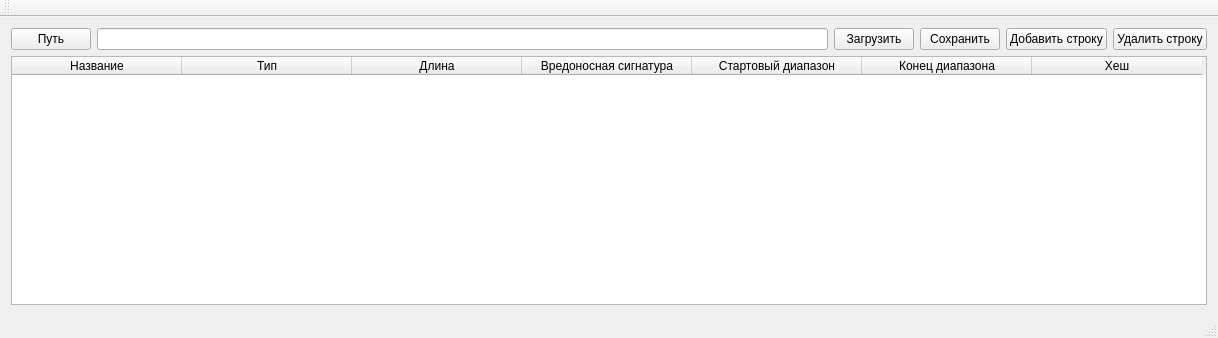
<?xml version="1.0" encoding="UTF-8"?>
<ui version="4.0">
 <class>BaseEditorClass</class>
 <widget class="QMainWindow" name="BaseEditorClass">
  <property name="geometry">
   <rect>
    <x>0</x>
    <y>0</y>
    <width>1218</width>
    <height>338</height>
   </rect>
  </property>
  <property name="baseSize">
   <size>
    <width>0</width>
    <height>0</height>
   </size>
  </property>
  <property name="windowTitle">
   <string>BaseEditor</string>
  </property>
  <widget class="QWidget" name="centralWidget">
   <layout class="QGridLayout" name="gridLayout">
    <item row="2" column="1" rowspan="7">
     <widget class="QTableWidget" name="tableWidget">
      <property name="sizeIncrement">
       <size>
        <width>0</width>
        <height>0</height>
       </size>
      </property>
      <property name="sizeAdjustPolicy">
       <enum>QAbstractScrollArea::AdjustIgnored</enum>
      </property>
      <property name="rowCount">
       <number>0</number>
      </property>
      <attribute name="horizontalHeaderDefaultSectionSize">
       <number>170</number>
      </attribute>
      <column>
       <property name="text">
        <string>Название</string>
       </property>
       <property name="textAlignment">
        <set>AlignCenter</set>
       </property>
      </column>
      <column>
       <property name="text">
        <string>Тип</string>
       </property>
       <property name="textAlignment">
        <set>AlignCenter</set>
       </property>
      </column>
      <column>
       <property name="text">
        <string>Длина</string>
       </property>
       <property name="textAlignment">
        <set>AlignCenter</set>
       </property>
      </column>
      <column>
       <property name="text">
        <string>Вредоносная сигнатура</string>
       </property>
       <property name="textAlignment">
        <set>AlignCenter</set>
       </property>
      </column>
      <column>
       <property name="text">
        <string>Стартовый диапазон</string>
       </property>
       <property name="textAlignment">
        <set>AlignCenter</set>
       </property>
      </column>
      <column>
       <property name="text">
        <string>Конец диапазона</string>
       </property>
       <property name="textAlignment">
        <set>AlignCenter</set>
       </property>
      </column>
      <column>
       <property name="text">
        <string>Хеш</string>
       </property>
       <property name="textAlignment">
        <set>AlignCenter</set>
       </property>
      </column>
     </widget>
    </item>
    <item row="0" column="1">
     <layout class="QHBoxLayout" name="horizontalLayout">
      <item>
       <widget class="QPushButton" name="pathButton">
        <property name="text">
         <string>Путь</string>
        </property>
       </widget>
      </item>
      <item>
       <widget class="QLineEdit" name="pathLineEdit"/>
      </item>
      <item>
       <widget class="QPushButton" name="readButton">
        <property name="text">
         <string>Загрузить</string>
        </property>
       </widget>
      </item>
      <item>
       <widget class="QPushButton" name="writeButton">
        <property name="text">
         <string>Сохранить</string>
        </property>
       </widget>
      </item>
      <item>
       <widget class="QPushButton" name="addButton">
        <property name="text">
         <string>Добавить строку</string>
        </property>
       </widget>
      </item>
      <item>
       <widget class="QPushButton" name="deleteButton">
        <property name="text">
         <string>Удалить строку</string>
        </property>
       </widget>
      </item>
     </layout>
    </item>
   </layout>
  </widget>
  <widget class="QMenuBar" name="menuBar">
   <property name="geometry">
    <rect>
     <x>0</x>
     <y>0</y>
     <width>1218</width>
     <height>21</height>
    </rect>
   </property>
  </widget>
  <widget class="QToolBar" name="mainToolBar">
   <attribute name="toolBarArea">
    <enum>TopToolBarArea</enum>
   </attribute>
   <attribute name="toolBarBreak">
    <bool>false</bool>
   </attribute>
  </widget>
  <widget class="QStatusBar" name="statusBar"/>
 </widget>
 <layoutdefault spacing="6" margin="11"/>
 <resources>
  <include location="BaseEditor.qrc"/>
 </resources>
 <connections/>
</ui>
